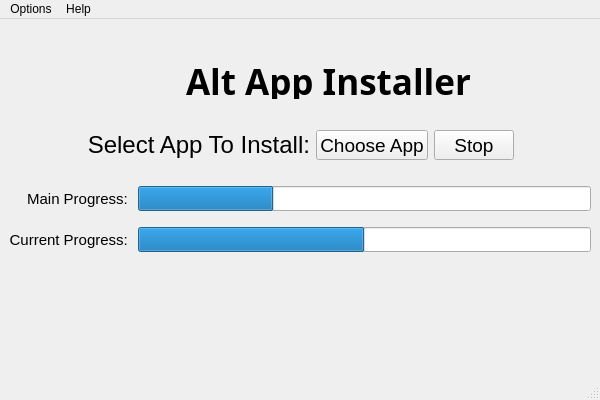
<?xml version="1.0" encoding="UTF-8"?>
<ui version="4.0">
 <class>MainProgram</class>
 <widget class="QMainWindow" name="MainProgram">
  <property name="enabled">
   <bool>true</bool>
  </property>
  <property name="geometry">
   <rect>
    <x>0</x>
    <y>0</y>
    <width>600</width>
    <height>400</height>
   </rect>
  </property>
  <property name="sizePolicy">
   <sizepolicy hsizetype="Expanding" vsizetype="Expanding">
    <horstretch>0</horstretch>
    <verstretch>0</verstretch>
   </sizepolicy>
  </property>
  <property name="minimumSize">
   <size>
    <width>0</width>
    <height>0</height>
   </size>
  </property>
  <property name="maximumSize">
   <size>
    <width>700</width>
    <height>500</height>
   </size>
  </property>
  <property name="windowTitle">
   <string>Alt App Installer</string>
  </property>
  <widget class="QWidget" name="centralwidget">
   <property name="enabled">
    <bool>true</bool>
   </property>
   <property name="sizePolicy">
    <sizepolicy hsizetype="Expanding" vsizetype="Preferred">
     <horstretch>0</horstretch>
     <verstretch>0</verstretch>
    </sizepolicy>
   </property>
   <layout class="QGridLayout" name="gridLayout_2">
    <item row="0" column="0">
     <layout class="QGridLayout" name="gridLayout">
      <property name="sizeConstraint">
       <enum>QLayout::SetDefaultConstraint</enum>
      </property>
      <item row="2" column="0">
       <layout class="QHBoxLayout" name="horizontalLayout_3">
        <item>
         <spacer name="horizontalSpacer_4">
          <property name="orientation">
           <enum>Qt::Horizontal</enum>
          </property>
          <property name="sizeHint" stdset="0">
           <size>
            <width>40</width>
            <height>20</height>
           </size>
          </property>
         </spacer>
        </item>
        <item>
         <widget class="QLabel" name="imagetitle">
          <property name="sizePolicy">
           <sizepolicy hsizetype="Fixed" vsizetype="Fixed">
            <horstretch>0</horstretch>
            <verstretch>0</verstretch>
           </sizepolicy>
          </property>
          <property name="minimumSize">
           <size>
            <width>51</width>
            <height>51</height>
           </size>
          </property>
          <property name="maximumSize">
           <size>
            <width>51</width>
            <height>51</height>
           </size>
          </property>
          <property name="text">
           <string/>
          </property>
          <property name="pixmap">
           <pixmap>Images/installer_icon.png</pixmap>
          </property>
          <property name="scaledContents">
           <bool>true</bool>
          </property>
         </widget>
        </item>
        <item>
         <widget class="QLabel" name="Title_2">
          <property name="sizePolicy">
           <sizepolicy hsizetype="Minimum" vsizetype="Fixed">
            <horstretch>0</horstretch>
            <verstretch>0</verstretch>
           </sizepolicy>
          </property>
          <property name="maximumSize">
           <size>
            <width>319</width>
            <height>42</height>
           </size>
          </property>
          <property name="font">
           <font>
            <family>Bahnschrift SemiBold</family>
            <pointsize>26</pointsize>
            <weight>75</weight>
            <bold>true</bold>
           </font>
          </property>
          <property name="layoutDirection">
           <enum>Qt::LeftToRight</enum>
          </property>
          <property name="text">
           <string>Alt App Installer</string>
          </property>
          <property name="alignment">
           <set>Qt::AlignHCenter|Qt::AlignTop</set>
          </property>
         </widget>
        </item>
        <item>
         <spacer name="horizontalSpacer_5">
          <property name="orientation">
           <enum>Qt::Horizontal</enum>
          </property>
          <property name="sizeHint" stdset="0">
           <size>
            <width>40</width>
            <height>20</height>
           </size>
          </property>
         </spacer>
        </item>
       </layout>
      </item>
      <item row="3" column="0">
       <spacer name="horizontalSpacer">
        <property name="orientation">
         <enum>Qt::Horizontal</enum>
        </property>
        <property name="sizeType">
         <enum>QSizePolicy::Fixed</enum>
        </property>
        <property name="sizeHint" stdset="0">
         <size>
          <width>40</width>
          <height>20</height>
         </size>
        </property>
       </spacer>
      </item>
      <item row="6" column="0">
       <spacer name="verticalSpacer">
        <property name="orientation">
         <enum>Qt::Vertical</enum>
        </property>
        <property name="sizeHint" stdset="0">
         <size>
          <width>20</width>
          <height>40</height>
         </size>
        </property>
       </spacer>
      </item>
      <item row="1" column="0">
       <spacer name="verticalSpacer_2">
        <property name="orientation">
         <enum>Qt::Vertical</enum>
        </property>
        <property name="sizeType">
         <enum>QSizePolicy::Fixed</enum>
        </property>
        <property name="sizeHint" stdset="0">
         <size>
          <width>0</width>
          <height>25</height>
         </size>
        </property>
       </spacer>
      </item>
      <item row="4" column="0">
       <layout class="QVBoxLayout" name="verticalLayout">
        <item>
         <layout class="QHBoxLayout" name="horizontalLayout_4">
          <item>
           <spacer name="horizontalSpacer_6">
            <property name="orientation">
             <enum>Qt::Horizontal</enum>
            </property>
            <property name="sizeHint" stdset="0">
             <size>
              <width>40</width>
              <height>20</height>
             </size>
            </property>
           </spacer>
          </item>
          <item>
           <widget class="QLabel" name="Select_app_label">
            <property name="sizePolicy">
             <sizepolicy hsizetype="Preferred" vsizetype="Expanding">
              <horstretch>0</horstretch>
              <verstretch>0</verstretch>
             </sizepolicy>
            </property>
            <property name="maximumSize">
             <size>
              <width>225</width>
              <height>30</height>
             </size>
            </property>
            <property name="font">
             <font>
              <family>Arial</family>
              <pointsize>18</pointsize>
              <weight>50</weight>
              <bold>false</bold>
             </font>
            </property>
            <property name="text">
             <string>Select App To Install:</string>
            </property>
            <property name="alignment">
             <set>Qt::AlignRight|Qt::AlignTrailing|Qt::AlignVCenter</set>
            </property>
           </widget>
          </item>
          <item>
           <widget class="QPushButton" name="pushButton">
            <property name="sizePolicy">
             <sizepolicy hsizetype="Minimum" vsizetype="Fixed">
              <horstretch>0</horstretch>
              <verstretch>0</verstretch>
             </sizepolicy>
            </property>
            <property name="maximumSize">
             <size>
              <width>114</width>
              <height>30</height>
             </size>
            </property>
            <property name="font">
             <font>
              <family>Arial</family>
              <pointsize>14</pointsize>
              <weight>50</weight>
              <bold>false</bold>
             </font>
            </property>
            <property name="text">
             <string>Choose App</string>
            </property>
           </widget>
          </item>
          <item>
           <widget class="QPushButton" name="stop_btn">
            <property name="sizePolicy">
             <sizepolicy hsizetype="Minimum" vsizetype="Fixed">
              <horstretch>0</horstretch>
              <verstretch>0</verstretch>
             </sizepolicy>
            </property>
            <property name="maximumSize">
             <size>
              <width>114</width>
              <height>30</height>
             </size>
            </property>
            <property name="font">
             <font>
              <family>Arial</family>
              <pointsize>14</pointsize>
              <weight>50</weight>
              <bold>false</bold>
             </font>
            </property>
            <property name="text">
             <string>Stop</string>
            </property>
           </widget>
          </item>
          <item>
           <spacer name="horizontalSpacer_7">
            <property name="orientation">
             <enum>Qt::Horizontal</enum>
            </property>
            <property name="sizeHint" stdset="0">
             <size>
              <width>40</width>
              <height>20</height>
             </size>
            </property>
           </spacer>
          </item>
         </layout>
        </item>
        <item>
         <spacer name="horizontalSpacer_3">
          <property name="orientation">
           <enum>Qt::Horizontal</enum>
          </property>
          <property name="sizeType">
           <enum>QSizePolicy::Fixed</enum>
          </property>
          <property name="sizeHint" stdset="0">
           <size>
            <width>500</width>
            <height>20</height>
           </size>
          </property>
         </spacer>
        </item>
        <item>
         <layout class="QHBoxLayout" name="horizontalLayout">
          <item>
           <spacer name="horizontalSpacer_8">
            <property name="orientation">
             <enum>Qt::Horizontal</enum>
            </property>
            <property name="sizeType">
             <enum>QSizePolicy::Fixed</enum>
            </property>
            <property name="sizeHint" stdset="0">
             <size>
              <width>18</width>
              <height>20</height>
             </size>
            </property>
           </spacer>
          </item>
          <item>
           <widget class="QLabel" name="Main_bar">
            <property name="sizePolicy">
             <sizepolicy hsizetype="Preferred" vsizetype="Minimum">
              <horstretch>0</horstretch>
              <verstretch>0</verstretch>
             </sizepolicy>
            </property>
            <property name="minimumSize">
             <size>
              <width>0</width>
              <height>25</height>
             </size>
            </property>
            <property name="maximumSize">
             <size>
              <width>16777215</width>
              <height>25</height>
             </size>
            </property>
            <property name="font">
             <font>
              <family>Arial</family>
              <pointsize>11</pointsize>
              <weight>50</weight>
              <bold>false</bold>
             </font>
            </property>
            <property name="text">
             <string>Main Progress: </string>
            </property>
            <property name="alignment">
             <set>Qt::AlignRight|Qt::AlignTrailing|Qt::AlignVCenter</set>
            </property>
           </widget>
          </item>
          <item>
           <widget class="QProgressBar" name="mainprogressBar">
            <property name="sizePolicy">
             <sizepolicy hsizetype="Expanding" vsizetype="Fixed">
              <horstretch>0</horstretch>
              <verstretch>0</verstretch>
             </sizepolicy>
            </property>
            <property name="minimumSize">
             <size>
              <width>0</width>
              <height>25</height>
             </size>
            </property>
            <property name="maximumSize">
             <size>
              <width>16777215</width>
              <height>25</height>
             </size>
            </property>
            <property name="font">
             <font>
              <family>Arial</family>
             </font>
            </property>
            <property name="value">
             <number>30</number>
            </property>
            <property name="textVisible">
             <bool>false</bool>
            </property>
           </widget>
          </item>
         </layout>
        </item>
        <item>
         <spacer name="horizontalSpacer_2">
          <property name="orientation">
           <enum>Qt::Horizontal</enum>
          </property>
          <property name="sizeHint" stdset="0">
           <size>
            <width>40</width>
            <height>10</height>
           </size>
          </property>
         </spacer>
        </item>
        <item>
         <layout class="QHBoxLayout" name="horizontalLayout_2">
          <item>
           <widget class="QLabel" name="Current_bar">
            <property name="sizePolicy">
             <sizepolicy hsizetype="Minimum" vsizetype="Minimum">
              <horstretch>0</horstretch>
              <verstretch>0</verstretch>
             </sizepolicy>
            </property>
            <property name="minimumSize">
             <size>
              <width>5</width>
              <height>25</height>
             </size>
            </property>
            <property name="maximumSize">
             <size>
              <width>16777215</width>
              <height>25</height>
             </size>
            </property>
            <property name="baseSize">
             <size>
              <width>0</width>
              <height>5</height>
             </size>
            </property>
            <property name="font">
             <font>
              <family>Arial</family>
              <pointsize>11</pointsize>
             </font>
            </property>
            <property name="text">
             <string>Current Progress: </string>
            </property>
            <property name="alignment">
             <set>Qt::AlignRight|Qt::AlignTrailing|Qt::AlignVCenter</set>
            </property>
           </widget>
          </item>
          <item>
           <widget class="QProgressBar" name="currentprogressBar">
            <property name="sizePolicy">
             <sizepolicy hsizetype="Expanding" vsizetype="Fixed">
              <horstretch>0</horstretch>
              <verstretch>0</verstretch>
             </sizepolicy>
            </property>
            <property name="minimumSize">
             <size>
              <width>0</width>
              <height>0</height>
             </size>
            </property>
            <property name="maximumSize">
             <size>
              <width>16777215</width>
              <height>25</height>
             </size>
            </property>
            <property name="baseSize">
             <size>
              <width>20</width>
              <height>30</height>
             </size>
            </property>
            <property name="font">
             <font>
              <family>Arial</family>
             </font>
            </property>
            <property name="autoFillBackground">
             <bool>false</bool>
            </property>
            <property name="value">
             <number>50</number>
            </property>
            <property name="textVisible">
             <bool>false</bool>
            </property>
           </widget>
          </item>
         </layout>
        </item>
       </layout>
      </item>
     </layout>
    </item>
   </layout>
  </widget>
  <widget class="QMenuBar" name="menubar">
   <property name="geometry">
    <rect>
     <x>0</x>
     <y>0</y>
     <width>600</width>
     <height>21</height>
    </rect>
   </property>
   <widget class="QMenu" name="menuOptions">
    <property name="title">
     <string>Options</string>
    </property>
    <addaction name="actioninstall_From_File"/>
    <addaction name="actionDownloads"/>
    <addaction name="actionclear_cache"/>
   </widget>
   <widget class="QMenu" name="menuAbout">
    <property name="title">
     <string>Help</string>
    </property>
    <addaction name="actionCheck_For_Updates"/>
    <addaction name="actionOpen_Logs"/>
    <addaction name="separator"/>
    <addaction name="actionHelp"/>
    <addaction name="actionAbout"/>
   </widget>
   <addaction name="menuOptions"/>
   <addaction name="menuAbout"/>
  </widget>
  <widget class="QStatusBar" name="statusbar"/>
  <action name="actionInstall_From_File">
   <property name="text">
    <string>Install From File</string>
   </property>
   <property name="statusTip">
    <string>Install App (appx,Msix) From Local File</string>
   </property>
  </action>
  <action name="actionDownload_From_Url">
   <property name="text">
    <string>Install From Url</string>
   </property>
   <property name="statusTip">
    <string>Install from link given by user (link of the app from microsoft.com)</string>
   </property>
  </action>
  <action name="actionclear_cache">
   <property name="text">
    <string>Clear Cache</string>
   </property>
   <property name="statusTip">
    <string>Clear all files like [Downloads,logs.. etc]</string>
   </property>
  </action>
  <action name="actionInstall_Driver_Chrome">
   <property name="text">
    <string>Install Driver + Chrome</string>
   </property>
  </action>
  <action name="actionInstall_Chrome_Driver">
   <property name="text">
    <string>Install Chrome Driver</string>
   </property>
   <property name="statusTip">
    <string>Download and install chrome driver</string>
   </property>
  </action>
  <action name="actionCheck_For_Updates">
   <property name="text">
    <string>Check For Updates</string>
   </property>
   <property name="statusTip">
    <string>Check For Updates</string>
   </property>
  </action>
  <action name="actionAbout">
   <property name="text">
    <string>About</string>
   </property>
   <property name="statusTip">
    <string/>
   </property>
  </action>
  <action name="actionHelp">
   <property name="text">
    <string>Help</string>
   </property>
   <property name="statusTip">
    <string>Get Help</string>
   </property>
  </action>
  <action name="actionOpen_Logs">
   <property name="text">
    <string>Open Logs</string>
   </property>
   <property name="statusTip">
    <string>Open log File</string>
   </property>
  </action>
  <action name="actionDownload_From_Url_2">
   <property name="text">
    <string>Download From Url</string>
   </property>
   <property name="statusTip">
    <string>Download from link given by user (link of the app from microsoft.com)</string>
   </property>
  </action>
  <action name="actioninstall_From_File">
   <property name="text">
    <string>Install From File</string>
   </property>
   <property name="statusTip">
    <string>Install App (Appx,Msix..etc) From Local File </string>
   </property>
  </action>
  <action name="actionSet_Wait_Time">
   <property name="text">
    <string>Set Wait Time</string>
   </property>
   <property name="statusTip">
    <string>Set Wait Time ( Use If Slow Internet Speed,Default: 5)</string>
   </property>
  </action>
  <action name="actionDownloads">
   <property name="text">
    <string>Downloads</string>
   </property>
  </action>
 </widget>
 <resources/>
 <connections/>
</ui>
